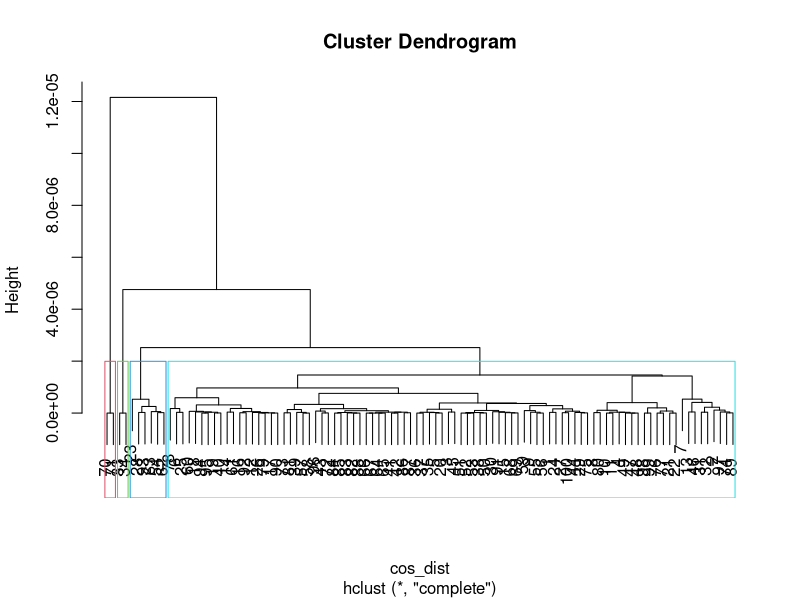
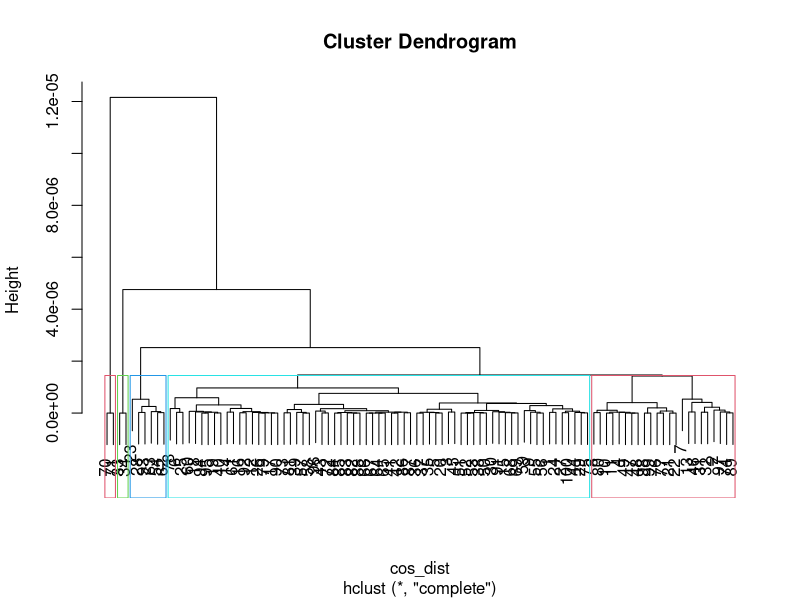
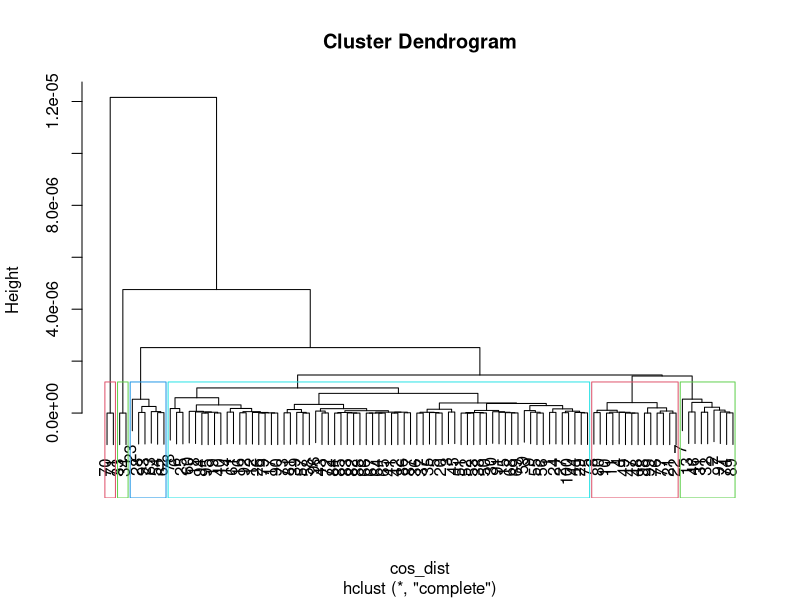
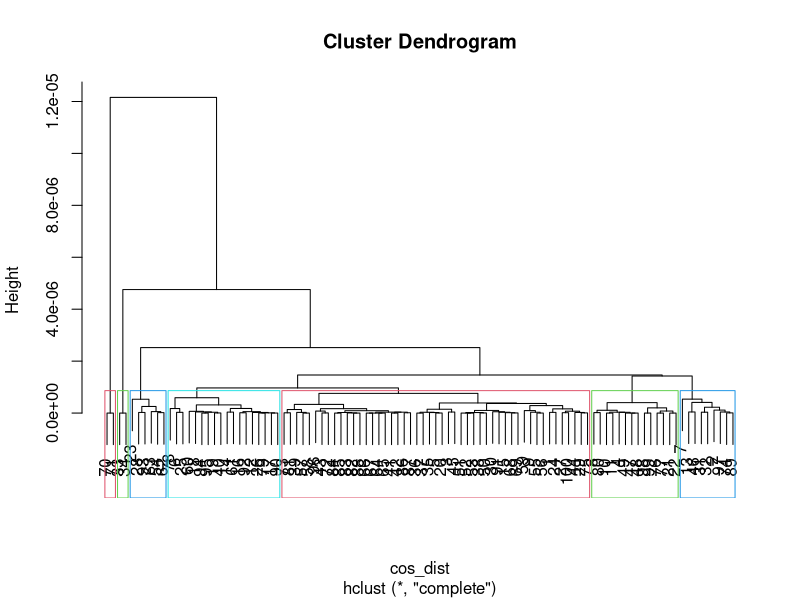

Generate these figures, in order, with R:
## ---- chunk 1
book <- read.csv('data/book_clustering.csv')
## ---- chunk 2
book <- head(book, 100)
## ---- chunk 3
book
## ---- chunk 4
book_cluster <- book[3:7]
## ---- chunk 5
Matrix <- as.matrix(book_cluster)
## ---- chunk 6
sim <- Matrix / sqrt(rowSums(Matrix * Matrix))
## ---- chunk 7
sim <- sim %*% t(sim)
## ---- chunk 8
cos_dist<- as.dist(1 - sim)
## ---- chunk 9
book_cluster.label <- hclust(cos_dist, method = "complete")
## ---- chunk 10
#png(filename="book_dendrogram_4.png")
plot(book_cluster.label)
rect.hclust(book_cluster.label, k=4, border = 2:5)
## ---- chunk 11
png(filename="img/book_dendrogram_5.png")
plot(book_cluster.label)
rect.hclust(book_cluster.label, k=5, border = 2:5)
## ---- chunk 12
png(filename="img/book_dendrogram_6.png")
plot(book_cluster.label)
rect.hclust(book_cluster.label, k=6, border = 2:5)
## ---- chunk 13
png(filename="img/book_dendrogram_7.png")
plot(book_cluster.label)
rect.hclust(book_cluster.label, k=7, border = 2:5)
